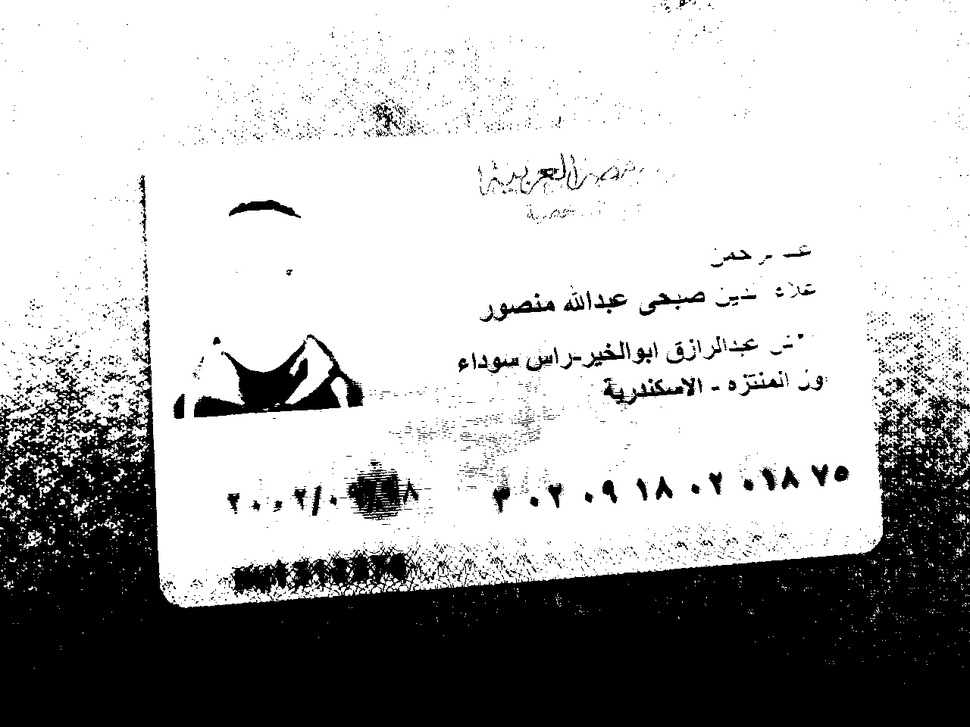
#> input picture ComputerVision/image_thres1.jpg, 970 x 727 px, shrunk from 1280 x 960 before the run
$ python IDExpert.py
#> lines starting #> are read from the running program, lines starting #| are printed output that depends on the picture; after the words box and inside, x2 and y2 are one past the last pixel; in counts of white or black regions, pixels touching at a corner belong together
import pandas as pd
import cv2
import numpy as np
from os.path import exists
import matplotlib.pyplot as plt
import pytesseract

pd.set_option('display.max_columns', None)
pd.set_option("colheader_justify", "right")

def ReadingFile():
    read = False
    path = input(r"Please enter the path of the ID: ")
#> the answer given: image_thres1.jpg
    path = CheckExistence(path)
    while(not read):
        try:
            img = cv2.imread(path)
#> img is the input picture: shape (727, 970, 3); min 0, max 255, mean 180.6
            read = True
            return (img)
        except:
            path = input(r"Please enter a valid image file path: ")
            path = CheckExistence(path)
def CheckExistence(path):
    while(not exists(path)):
        path = input(r"Please enter a valid file path like 'Drive:\folder1\folder2\example.jpg': ")
    return path

img = ReadingFile()

gray = cv2.cvtColor(img, cv2.COLOR_BGR2GRAY)
kernel = np.ones((2,2))

ret, thresh = cv2.threshold(gray
                            , 127, 255
                            ,  cv2.THRESH_BINARY)
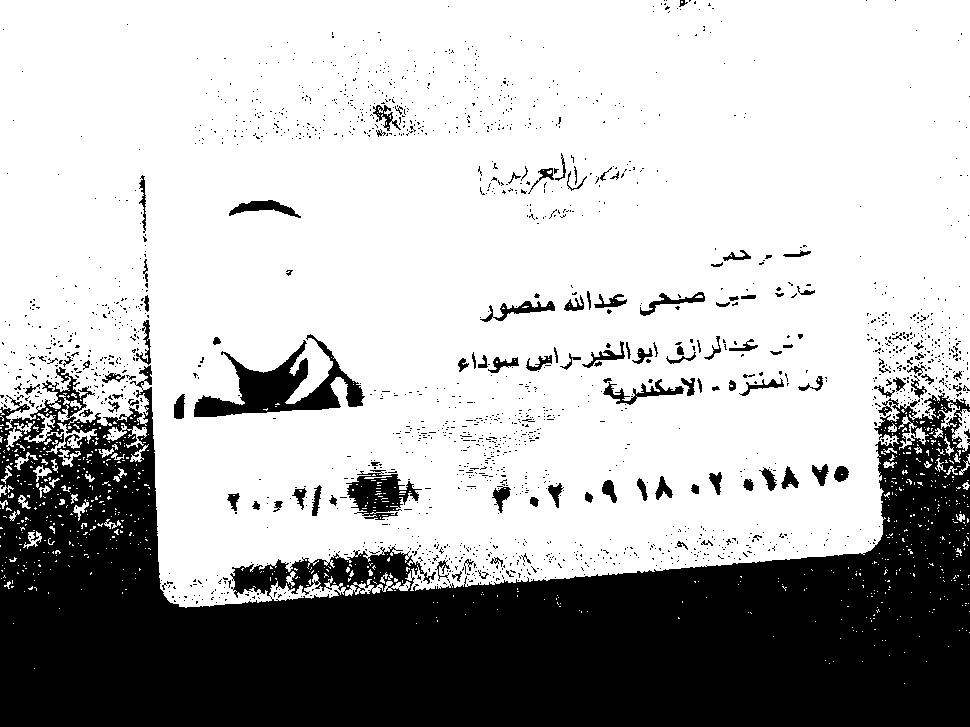
#> thresh: shape (727, 970); 71% white; 1832 black regions (1713 under 20 px), largest, box (x1, y1, x2, y2) and area: (0, 365, 970, 727) 182100, (194, 334, 365, 417) 5120, (346, 470, 422, 520) 1930

laplacian = cv2.Laplacian(thresh, -1,ksize=7)
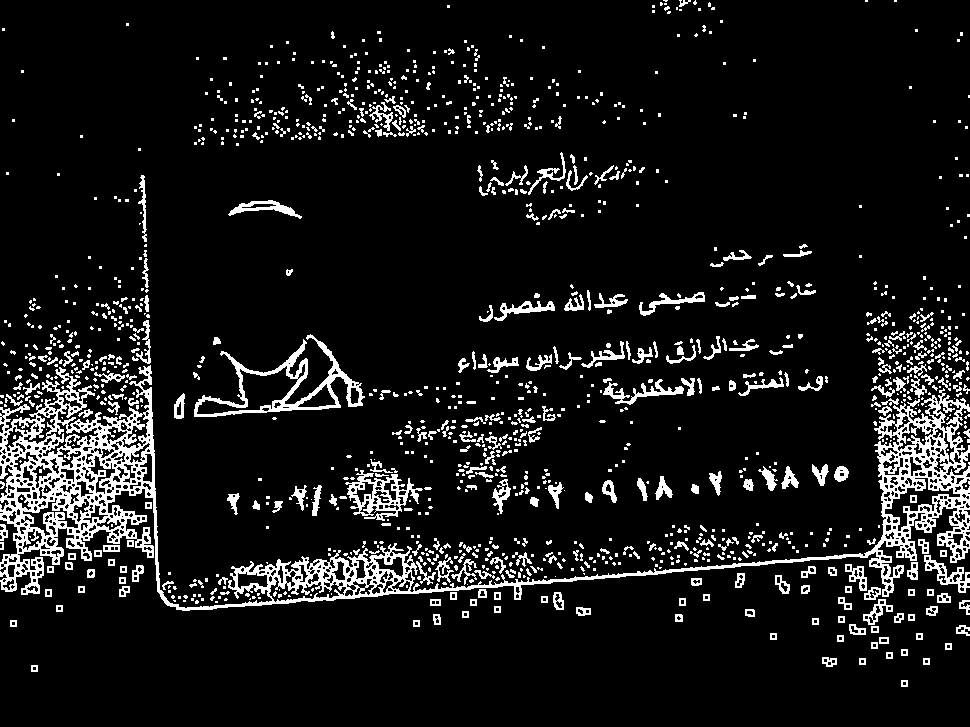
#> laplacian: shape (727, 970); 9.2% white; 1381 white regions (1015 under 20 px), largest, box (x1, y1, x2, y2) and area: (0, 365, 970, 611) 27777, (194, 334, 365, 417) 2733, (345, 470, 423, 521) 1427
OLaplacian =laplacian
laplacian = laplacian[:laplacian.shape[0]-int(laplacian.shape[1]/6), int(laplacian.shape[1]/3):laplacian.shape[1]]
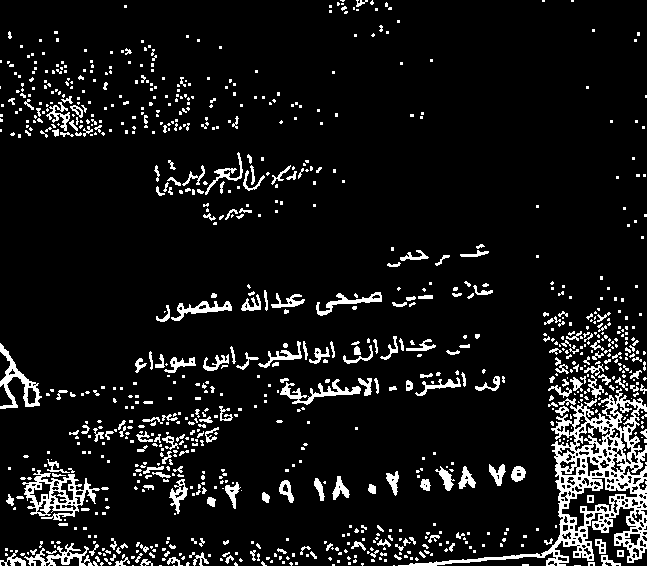
#> laplacian: shape (566, 647); 8.7% white; 939 white regions (706 under 20 px), largest, box (x1, y1, x2, y2) and area: (398, 388, 647, 566) 7850, (22, 470, 100, 521) 1427, (0, 343, 42, 409) 760

rgb = cv2.cvtColor(laplacian, cv2.COLOR_BGR2RGB)
plt.imshow(rgb)
plt.show()

pytesseract.pytesseract.tesseract_cmd = r"C:\Program Files\Tesseract-OCR\tesseract.exe"
#> (the run stopped early here; a loop or call above may not have finished)
